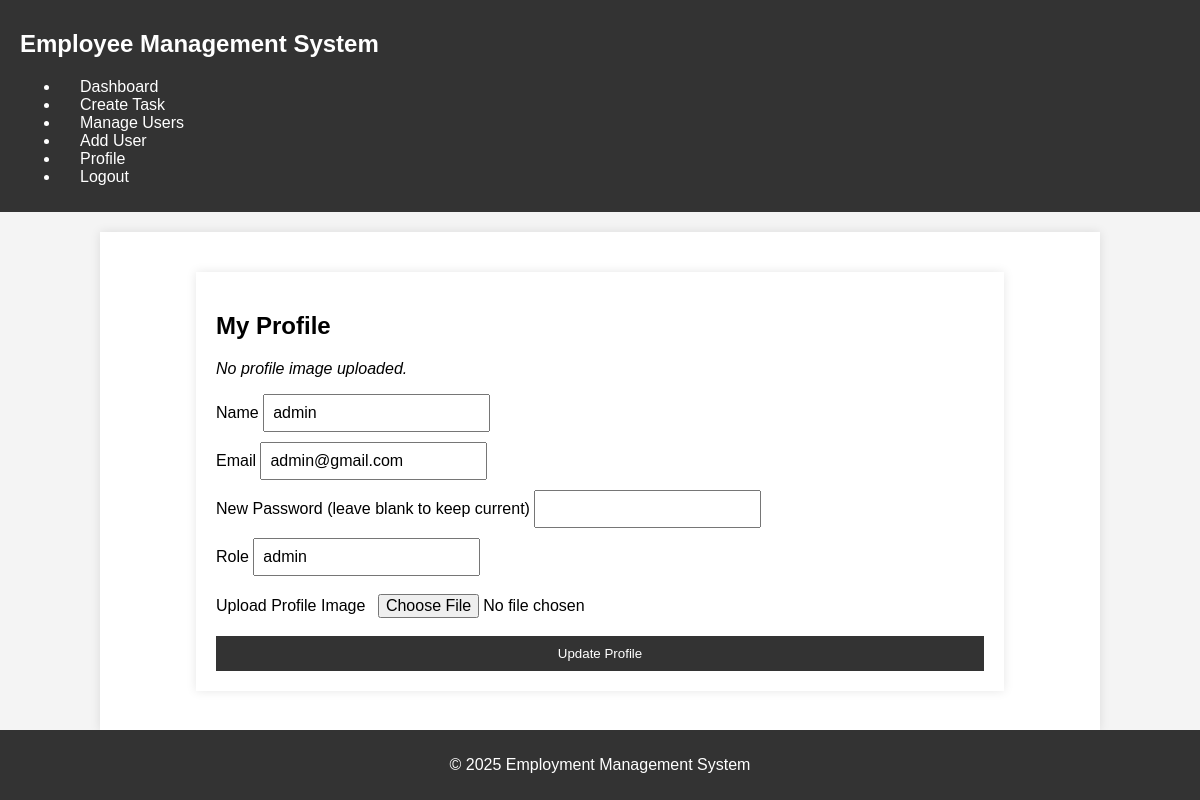
The app's page /index.php?page=profile (signed in), older data.
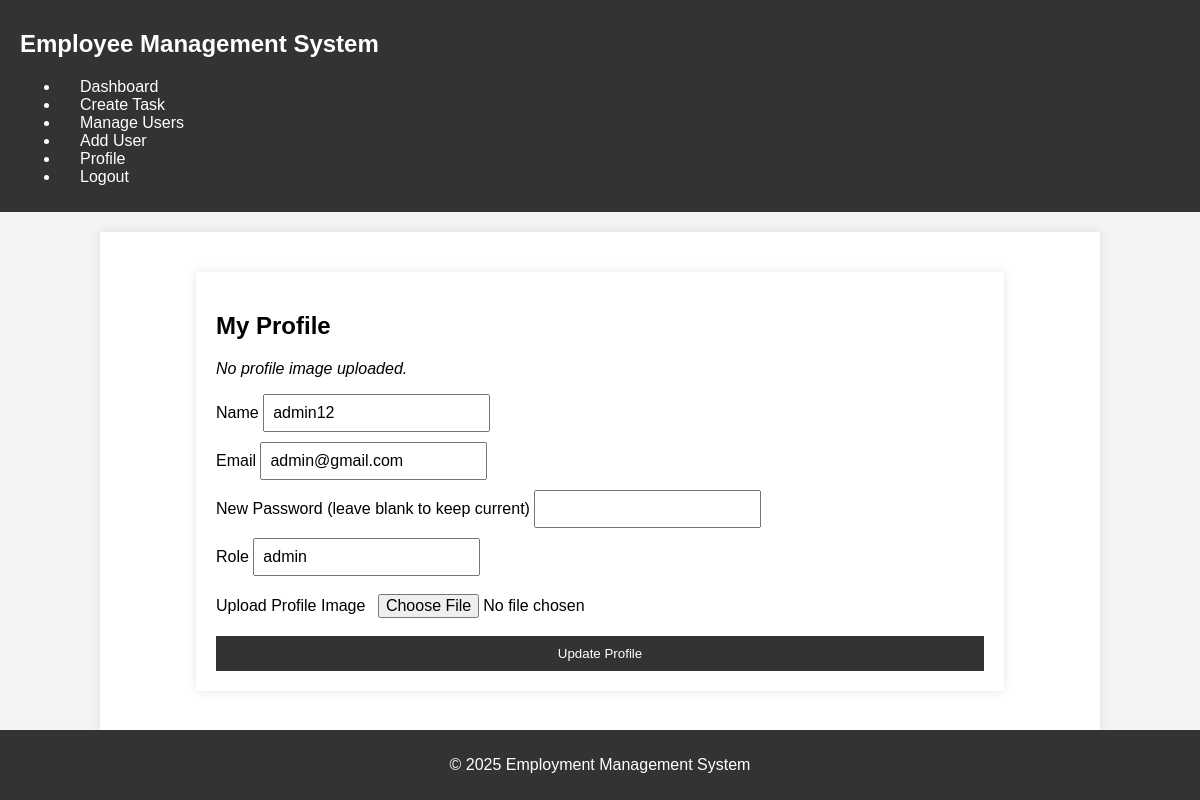
The same page, newer data.
### tables this page shows
CREATE TABLE `users` (
  `id` int(11) NOT NULL,
  `name` varchar(100) NOT NULL,
  `email` varchar(100) NOT NULL,
  `password` varchar(255) NOT NULL,
  `role` enum('pending','employee','team_leader','admin') NOT NULL DEFAULT 'pending',
  `created_at` timestamp NOT NULL DEFAULT current_timestamp(),
  `profile_image` varchar(255) DEFAULT NULL,
  `is_deleted` tinyint(1) DEFAULT 0
);

### app/controllers/Controller.php (called while the page is built, shortened)
<?php
class Controller {
    protected $viewData = [];
    protected function loadCoreModels() {
        require_once 'app/models/User.php';
    }
    protected function view($view, $data = []) {
        $data = array_merge($this->viewData, $data);
        extract($data);
        require_once "app/views/$view.php";
    }
}

### app/controllers/UserController.php (called while the page is built, shortened)
<?php
require_once 'Controller.php';
require_once 'app/models/user.php' ;
class UserController extends Controller {
    public function edit() {
    $this->requireRoles(['admin', 'team_leader']);
    $user_id = $_GET['id'] ?? null;
    $user = $this->models['user']->getUserById($user_id);
    $message = '';
    if ($_SERVER['REQUEST_METHOD'] === 'POST') {
        if ($_SESSION['id'] == $_POST['user_id']) {
            $message = "You cannot change your own role.";
        } elseif ($_SESSION['role'] === 'team_leader' && $_POST['role'] === 'admin') {
            $message = "Team Leader cannot assign Admin role.";
        } else {
            $success = $this->models['user']->updateRole(
                $this->sanitize($_POST['user_id']),
                $this->sanitize($_POST['role'])
            );
            $message = $success ? "Role updated successfully." : "Failed to update role.";
            $user = $this->models['user']->getUserById($user_id);
        }
    }
    $this->view('users/edit', [
        'user' => $user,
        'message' => $message
    ]);
}   public function Profile() {
    $user_id = $_SESSION['id'];
    $user = $this->models['user']->getUserById($user_id);
    if (!$user) {
        $message = "User not found. Please try logging in again.";
    } else {
        $message = '';
    }
    $this->view('users/profile', [
        'user' => $user,
        'message' => $message
    ]);
}    public function update() {
    $this->requireRoles(['admin', 'team_leader', 'employee']);
    $user_id = $_GET['id'] ?? null;
    $user = $this->models['user']->getUserById($user_id);
    $message = '';
    if ($_SESSION['role'] === 'team_leader' && $user['role'] === 'admin') {
        $this->redirect('users', 'You are not allowed to edit an Admin user.', true);
    }
    if ($_SESSION['role'] === 'employee' && $_SESSION['id'] != $user_id) {
        $this->redirect('users', 'You can only edit your own profile.', true);
    }
    if ($_SERVER['REQUEST_METHOD'] === 'POST') {
        if (!empty($_POST['password']) && strlen($_POST['password']) < 8) {
            $message = "Password must be at least 8 characters long.";
        } else {
            $data = [
                'id' => $this->sanitize($_POST['id']),
                'name' => $this->sanitize($_POST['name']),
                'email' => $this->sanitize($_POST['email']),
                'role' => $user['role']
            ];
            if (!empty($_POST['password'])) {
                $data['password'] = $this->sanitize($_POST['password']);
            }
            if ($_SESSION['role'] === 'admin' && isset($_POST['role'])) {
                $data['role'] = $this->sanitize($_POST['role']);
            }
            $result = $this->models['user']->update($data);
            $message = match ($result) {
                true => "User updated successfully.",
                "Email is already registered" => "Email is already registered.",
                default => "Failed to update user."
            };
            $user = $this->models['user']->getUserById($user_id);
        }
    }
    $this->view('users/update', [
        'user' => $user,
        'message' => $message
    ]);
}
}

### app/models/User.php (called while the page is built, shortened)
<?php
class User {
    private $conn;
    public function __construct($db) {
        $this->conn = $db;
    }
    public function getUserById($id) {
        try {
            $query = "SELECT id, name, email, role, profile_image FROM users WHERE id = :id AND is_deleted = 0";
            $stmt = $this->conn->prepare($query);
            $stmt->bindParam(":id", $id, PDO::PARAM_INT);
            $stmt->execute();
            $user = $stmt->fetch(PDO::FETCH_ASSOC);
            return $user ?: false;
        } catch (PDOException $e) {
            return false;
        }
    }
}
?>

### app/views/users/profile.php (the view, shortened to what the changed rows need)
<?php include 'app/views/template/header.php'; ?>
<div class="container">
    <h2>My Profile</h2>
    <?php if (empty($user) || !is_array($user)): ?>
        <p class="error">Error: User data not found. Please try logging in again.</p>
        <?php error_log("User data is empty or invalid in profile.php: " . print_r($user, true)); ?>
    <?php else: ?>
        <?php
            $image_path = 'C:\xampp\htdocs\employee_management_system\uploads\\' . ($user['profile_image'] ?? '');
            $web_path = '/employee_management_system/uploads/' . ($user['profile_image'] ?? '');
        ?>
        <div id="profileImageContainer">
            <?php if (!empty($user['profile_image']) && file_exists($image_path)): ?>
                <img src="<?php echo htmlspecialchars($web_path); ?>?t=<?php echo time(); ?>" width="120" alt="Profile Image" id="profileImage">
            <?php else: ?>
                <p><em>No profile image uploaded.</em></p>
            <?php endif; ?>
        </div>
        <form method="POST" action="index.php?page=profile" enctype="multipart/form-data" id="profileForm">
            <div>
                <label>Name</label>
                <input type="text" name="name" value="<?php echo htmlspecialchars($user['name'] ?? ''); ?>" required>
            </div>
            <div>
                <label>Email</label>
                <input type="email" name="email" value="<?php echo htmlspecialchars($user['email'] ?? ''); ?>" required>
            </div>
            <div>
                <label>New Password (leave blank to keep current)</label>
                <input type="password" name="password">
            </div>
            <div>
                <label>Role</label>
                <input type="text" value="<?php echo htmlspecialchars($user['role'] ?? ''); ?>" readonly>
            </div>
            <div>
                <label>Upload Profile Image</label>
                <input type="file" name="profile_image" accept="image/*" id="imageUpload">
            </div>
            <button type="submit" id="submitBtn">Update Profile</button>
        </form>
    <?php endif; ?>
</div>
<?php include 'app/views/template/footer.php'; ?>

Row changes from the older to the newer data that the page shows:
changed users "admin@gmail.com": name "admin" → "admin12"
